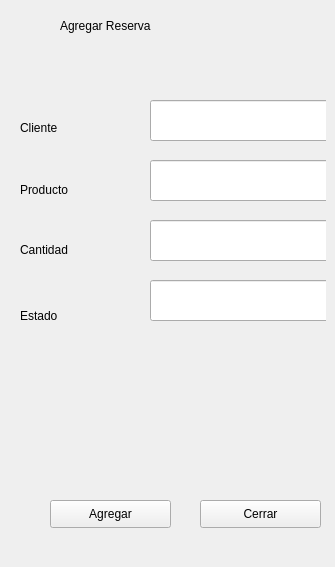
               <widget class="QWidget" name="agregarR">
                <widget class="QWidget" name="widget_8" native="true">
                 <property name="geometry">
                  <rect>
                   <x>20</x>
                   <y>10</y>
                   <width>306</width>
                   <height>548</height>
                  </rect>
                 </property>
                 <widget class="QLineEdit" name="lineEdit_32">
                  <property name="geometry">
                   <rect>
                    <x>130</x>
                    <y>90</y>
                    <width>181</width>
                    <height>41</height>
                   </rect>
                  </property>
                 </widget>
                 <widget class="QLineEdit" name="lineEdit_33">
                  <property name="geometry">
                   <rect>
                    <x>130</x>
                    <y>150</y>
                    <width>181</width>
                    <height>41</height>
                   </rect>
                  </property>
                 </widget>
                 <widget class="QLineEdit" name="lineEdit_34">
                  <property name="geometry">
                   <rect>
                    <x>130</x>
                    <y>210</y>
                    <width>181</width>
                    <height>41</height>
                   </rect>
                  </property>
                 </widget>
                 <widget class="QLineEdit" name="lineEdit_35">
                  <property name="geometry">
                   <rect>
                    <x>130</x>
                    <y>270</y>
                    <width>181</width>
                    <height>41</height>
                   </rect>
                  </property>
                 </widget>
                 <widget class="QLabel" name="label_38">
                  <property name="geometry">
                   <rect>
                    <x>40</x>
                    <y>0</y>
                    <width>241</width>
                    <height>31</height>
                   </rect>
                  </property>
                  <property name="text">
                   <string>Agregar Reserva</string>
                  </property>
                 </widget>
                 <widget class="QLabel" name="label_39">
                  <property name="geometry">
                   <rect>
                    <x>0</x>
                    <y>110</y>
                    <width>55</width>
                    <height>16</height>
                   </rect>
                  </property>
                  <property name="text">
                   <string>Cliente</string>
                  </property>
                 </widget>
                 <widget class="QLabel" name="label_40">
                  <property name="geometry">
                   <rect>
                    <x>0</x>
                    <y>170</y>
                    <width>91</width>
                    <height>20</height>
                   </rect>
                  </property>
                  <property name="text">
                   <string>Producto</string>
                  </property>
                 </widget>
                 <widget class="QLabel" name="label_41">
                  <property name="geometry">
                   <rect>
                    <x>0</x>
                    <y>230</y>
                    <width>91</width>
                    <height>20</height>
                   </rect>
                  </property>
                  <property name="text">
                   <string>Cantidad</string>
                  </property>
                 </widget>
                 <widget class="QLabel" name="label_42">
                  <property name="geometry">
                   <rect>
                    <x>0</x>
                    <y>290</y>
                    <width>91</width>
                    <height>31</height>
                   </rect>
                  </property>
                  <property name="text">
                   <string>Estado</string>
                  </property>
                 </widget>
                 <widget class="QPushButton" name="pushButton_11">
                  <property name="geometry">
                   <rect>
                    <x>180</x>
                    <y>490</y>
                    <width>121</width>
                    <height>28</height>
                   </rect>
                  </property>
                  <property name="text">
                   <string>Cerrar</string>
                  </property>
                  <property name="icon">
                   <iconset>
                    <normaloff>img/cancelar.png</normaloff>img/cancelar.png</iconset>
                  </property>
                  <property name="iconSize">
                   <size>
                    <width>28</width>
                    <height>28</height>
                   </size>
                  </property>
                 </widget>
                 <widget class="QPushButton" name="pushButton_12">
                  <property name="geometry">
                   <rect>
                    <x>30</x>
                    <y>490</y>
                    <width>121</width>
                    <height>28</height>
                   </rect>
                  </property>
                  <property name="text">
                   <string>Agregar</string>
                  </property>
                  <property name="icon">
                   <iconset>
                    <normaloff>img/agregar.png</normaloff>img/agregar.png</iconset>
                  </property>
                  <property name="iconSize">
                   <size>
                    <width>28</width>
                    <height>28</height>
                   </size>
                  </property>
                 </widget>
                </widget>
               </widget>
